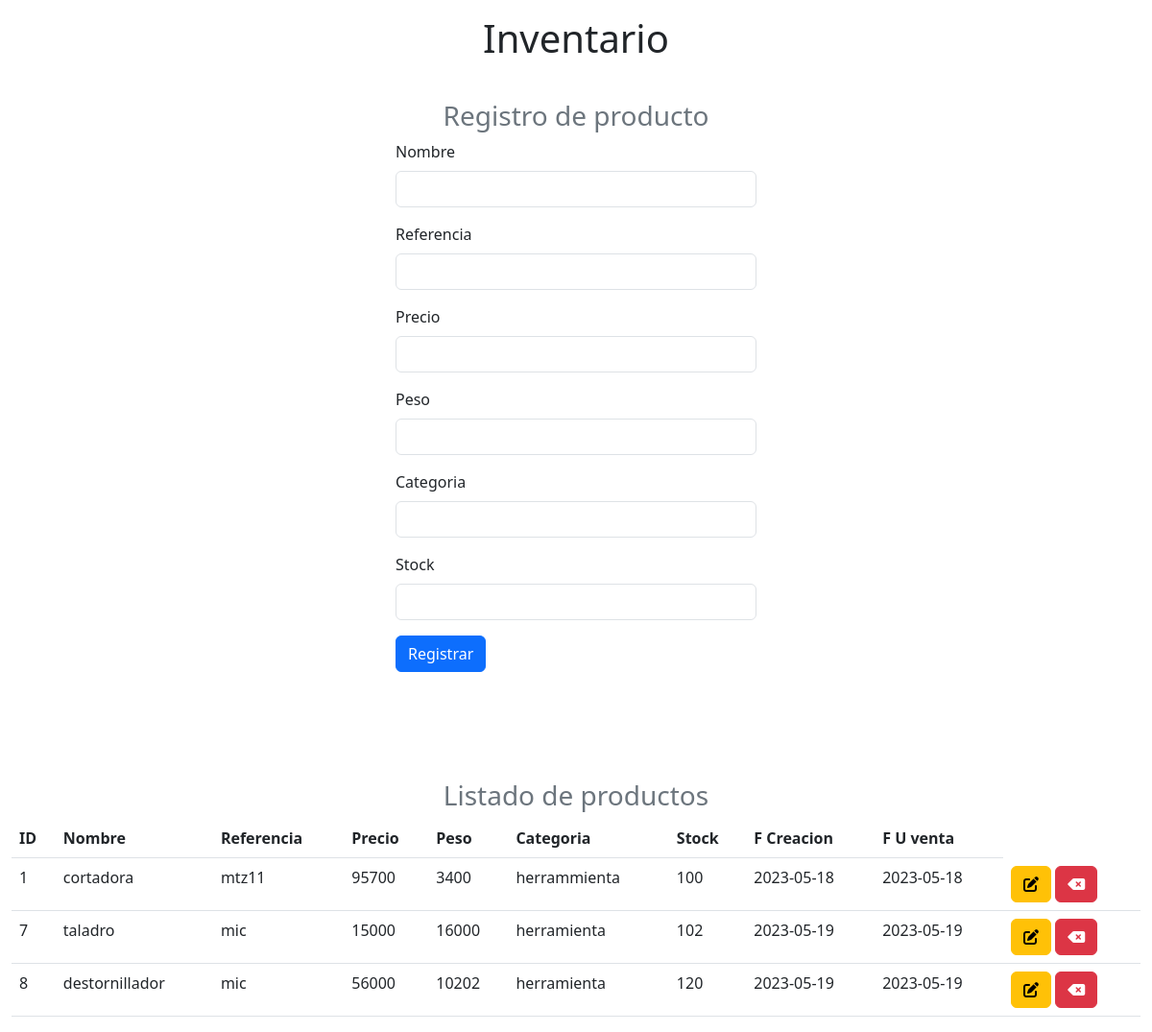
The page /Inventario/index.php on the database its author committed.
### tables this page shows
CREATE TABLE `inventario` (
  `id` int(11) NOT NULL,
  `nombre` text NOT NULL,
  `referencia` text NOT NULL,
  `precio` float NOT NULL,
  `peso` float NOT NULL,
  `categoria` text NOT NULL,
  `stock` int(255) NOT NULL,
  `fechacreacion` date NOT NULL,
  `fechauventa` date NOT NULL
);

### Inventario/index.php (the view, shortened to what this page needs)
<!DOCTYPE html>
<html lang="en">
<head>
    <link href="https://cdn.jsdelivr.net/npm/bootstrap@5.3.0-alpha3/dist/css/bootstrap.min.css" rel="stylesheet">
</head>
<body>
    <h1 class="text-center p-3">Inventario</h1>
    <div class="row justify-content-md-center">
        <form class="col-4 p-3" method="POST">
            <h3 class="text-center text-secondary">Registro de producto</h3>
            <div class="mb-3">
                <label for="" class="form-label">Nombre</label>
                <input type="text" class="form-control" name="nombre">
            </div>
            <div class="mb-3">
                <label for="" class="form-label">Referencia</label>
                <input type="text" class="form-control" name="referencia">
            </div>
            <div class="mb-3">
                <label for="" class="form-label">Precio</label>
                <input type="text" class="form-control" name="precio">
            </div>
            <div class="mb-3">
                <label for="" class="form-label">Peso</label>
                <input type="text" class="form-control" name="peso">
            </div>
            <div class="mb-3">
                <label for="" class="form-label">Categoria</label>
                <input type="text" class="form-control" name="categoria">
            </div>
            <div class="mb-3">
                <label for="" class="form-label">Stock</label>
                <input type="text" class="form-control" name="stock">
            </div>
            <button type="submit" class=" btn btn-primary " name="btnregistrar" value="ok">Registrar</button>
        </form>
    </div>
    <br><br><br><br>
    <div class="container-fluid">
            <h3 class="text-center text-secondary">Listado de productos</h3>
            <table class="table">
                <thead>
                    <tr>
                    <th scope="col">ID</th>
                    <th scope="col">Nombre</th>
                    <th scope="col">Referencia</th>
                    <th scope="col">Precio</th>
                    <th scope="col">Peso</th>
                    <th scope="col">Categoria</th>
                    <th scope="col">Stock</th>
                    <th scope="col">F Creacion</th>
                    <th scope="col">F U venta</th>
                    </tr>
                </thead>
                <tbody>
                    <?php
                        include "modelo/conexion.php";
                        $sql=$conexion->query("select * from inventario");
                        while($datos=$sql->fetch_object()){?>
                            <tr>
                                <td><?= $datos-> id?></td>
                                <td><?= $datos-> nombre?></td>
                                <td><?= $datos-> referencia?></td>
                                <td><?= $datos-> precio?></td>
                                <td><?= $datos-> peso?></td>
                                <td><?= $datos-> categoria?></td>
                                <td><?= $datos-> stock?></td>
                                <td><?= $datos-> fechacreacion?></td>
                                <td><?= $datos-> fechauventa?></td>
                                <td>
                                    <a href="modificar_producto.php?id=<?= $datos-> id?>" class="btn btn-small btn-warning"><i class="fa-solid fa-pen-to-square" ></i></a>
                                    <a onclick="return eliminar()" href="index.php?id=<?= $datos-> id?>" class="btn btn-small btn-danger"><i class="fa-solid fa-delete-left" ></i></a>
                                </td>
                            </tr>
                            <?php
                        }
                    ?>
                </tbody>
            </table>
        </div>
</body>
</html>

### rows shown on the page
inventario: id "1", nombre "cortadora", referencia "mtz11", precio "95700", peso "3400", categoria "herrammienta", stock "100", fechacreacion "2023-05-18", fechauventa "2023-05-18"
inventario: id "7", nombre "taladro", referencia "mic", precio "15000", peso "16000", categoria "herramienta", stock "102", fechacreacion "2023-05-19", fechauventa "2023-05-19"
inventario: id "8", nombre "destornillador", referencia "mic", precio "56000", peso "10202", categoria "herramienta", stock "120", fechacreacion "2023-05-19", fechauventa "2023-05-19"
